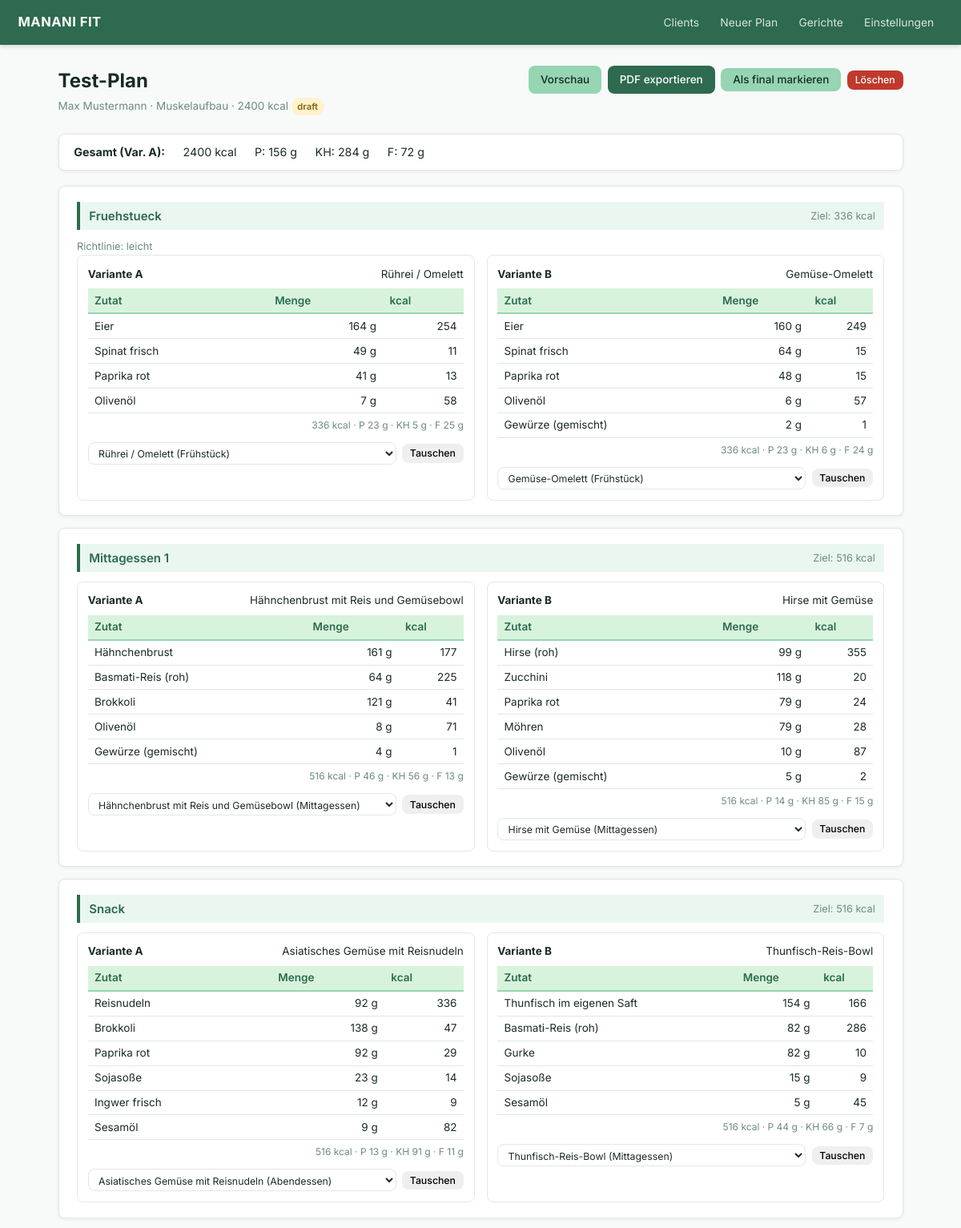
The app's page /plans/1/edit (upper part) with its own data.
### models.py (models this page shows, shortened)
class MealPlan(db.Model):
    __tablename__ = "meal_plans"
    __allow_unmapped__ = True
    id: int = db.Column(db.Integer, primary_key=True)
    client_id: int = db.Column(db.Integer, db.ForeignKey("clients.id"), nullable=False)
    name: str = db.Column(db.String(200), nullable=False)
    date_created: datetime = db.Column(db.DateTime, default=datetime.utcnow)
    date_modified: datetime = db.Column(
        db.DateTime, default=datetime.utcnow, onupdate=datetime.utcnow
    )
    kcal_target: int = db.Column(db.Integer, nullable=False)
    n_meals: int = db.Column(db.Integer, nullable=False, default=3)
    goal: str = db.Column(db.String(30), nullable=False)
    notes: str | None = db.Column(db.Text)
    status: str = db.Column(db.String(10), default="draft")
    include_supplements: bool = db.Column(db.Boolean, default=False)
    client = db.relationship("Client", back_populates="plans")
    meal_slots = db.relationship(
        "MealSlot",
        back_populates="plan",
        order_by="MealSlot.position",
        cascade="all, delete-orphan",
    )

class Client(db.Model):
    __tablename__ = "clients"
    __allow_unmapped__ = True
    id: int = db.Column(db.Integer, primary_key=True)
    name: str = db.Column(db.String(120), nullable=False)
    email: str | None = db.Column(db.String(200))
    phone: str | None = db.Column(db.String(50))
    birthdate: date | None = db.Column(db.Date)
    gender: str | None = db.Column(db.String(20))
    weight_kg: float | None = db.Column(db.Float)
    height_cm: float | None = db.Column(db.Float)
    goal: str = db.Column(db.String(30), nullable=False, default="Halten")
    restrictions_text: str | None = db.Column(db.Text)
    restriction_tags: str = db.Column(db.Text, default="[]")
    created_at: datetime = db.Column(db.DateTime, default=datetime.utcnow)
    updated_at: datetime = db.Column(
        db.DateTime, default=datetime.utcnow, onupdate=datetime.utcnow
    )
    is_archived: bool = db.Column(db.Boolean, default=False)
    plans = db.relationship("MealPlan", back_populates="client", lazy="dynamic")

class MealSlot(db.Model):
    __tablename__ = "meal_slots"
    __allow_unmapped__ = True
    id: int = db.Column(db.Integer, primary_key=True)
    plan_id: int = db.Column(
        db.Integer, db.ForeignKey("meal_plans.id"), nullable=False
    )
    position: int = db.Column(db.Integer, nullable=False)
    label: str | None = db.Column(db.String(100))
    kcal_target: float = db.Column(db.Float, nullable=False)
    guidelines_text: str | None = db.Column(db.String(200))
    variant_a_dish_id: int | None = db.Column(db.Integer, db.ForeignKey("dishes.id"))
    variant_b_dish_id: int | None = db.Column(db.Integer, db.ForeignKey("dishes.id"))
    plan = db.relationship("MealPlan", back_populates="meal_slots")
    variant_a_dish = db.relationship("Dish", foreign_keys=[variant_a_dish_id])
    variant_b_dish = db.relationship("Dish", foreign_keys=[variant_b_dish_id])
    scaled_ingredients = db.relationship(
        "PlanDishIngredient",
        back_populates="meal_slot",
        cascade="all, delete-orphan",
    )

class Dish(db.Model):
    __tablename__ = "dishes"
    __allow_unmapped__ = True
    id: int = db.Column(db.Integer, primary_key=True)
    name: str = db.Column(db.String(200), nullable=False)
    category: str = db.Column(db.String(30), nullable=False)
    description: str | None = db.Column(db.Text)
    tags: str = db.Column(db.Text, default="[]")
    is_custom: bool = db.Column(db.Boolean, default=False)
    is_active: bool = db.Column(db.Boolean, default=True)
    dish_ingredients = db.relationship(
        "DishIngredient",
        back_populates="dish",
        cascade="all, delete-orphan",
    )

class PlanDishIngredient(db.Model):
    __tablename__ = "plan_dish_ingredients"
    __allow_unmapped__ = True
    id: int = db.Column(db.Integer, primary_key=True)
    meal_slot_id: int = db.Column(
        db.Integer, db.ForeignKey("meal_slots.id"), nullable=False
    )
    variant: str = db.Column(db.String(1), nullable=False)
    food_item_id: int = db.Column(
        db.Integer, db.ForeignKey("food_items.id"), nullable=False
    )
    amount_g: float = db.Column(db.Float, nullable=False)
    kcal: float = db.Column(db.Float, nullable=False)
    protein_g: float = db.Column(db.Float, nullable=False)
    carbs_g: float = db.Column(db.Float, nullable=False)
    fat_g: float = db.Column(db.Float, nullable=False)
    meal_slot = db.relationship("MealSlot", back_populates="scaled_ingredients")
    food_item = db.relationship("FoodItem")

class FoodItem(db.Model):
    __tablename__ = "food_items"
    __allow_unmapped__ = True
    id: int = db.Column(db.Integer, primary_key=True)
    name: str = db.Column(db.String(200), nullable=False)
    kcal_per_100g: float = db.Column(db.Float, nullable=False)
    protein_per_100g: float = db.Column(db.Float, nullable=False, default=0.0)
    carbs_per_100g: float = db.Column(db.Float, nullable=False, default=0.0)
    fat_per_100g: float = db.Column(db.Float, nullable=False, default=0.0)
    allergens: str = db.Column(db.Text, default="[]")
    is_supplement: bool = db.Column(db.Boolean, default=False)
    is_active: bool = db.Column(db.Boolean, default=True)

### app.py (the view)
    @app.route("/plans/<int:plan_id>/edit")
    def plans_edit(plan_id: int):
        plan = MealPlan.query.get_or_404(plan_id)
        all_dishes = Dish.query.filter_by(is_active=True).order_by(Dish.name).all()
        slot_macros = {
            slot.id: {
                "A": get_slot_macros(slot, "A"),
                "B": get_slot_macros(slot, "B"),
            }
            for slot in plan.meal_slots
        }
        total_macros = get_plan_total_macros(plan, "A")
        return render_template(
            "plans/editor.html",
            plan=plan,
            all_dishes=all_dishes,
            slot_macros=slot_macros,
            total_macros=total_macros,
        )

### planner.py (called while the page is built)
def get_slot_macros(slot: MealSlot, variant: str) -> MacroSplit:
    ings = [i for i in slot.scaled_ingredients if i.variant == variant]
    return MacroSplit(
        kcal=round(sum(i.kcal for i in ings), 1),
        protein_g=round(sum(i.protein_g for i in ings), 1),
        carbs_g=round(sum(i.carbs_g for i in ings), 1),
        fat_g=round(sum(i.fat_g for i in ings), 1),
    )

def get_plan_total_macros(plan: MealPlan, variant: str = "A") -> MacroSplit:
    totals = MacroSplit(kcal=0.0, protein_g=0.0, carbs_g=0.0, fat_g=0.0)
    for slot in plan.meal_slots:
        m = get_slot_macros(slot, variant)
        totals.kcal += m.kcal
        totals.protein_g += m.protein_g
        totals.carbs_g += m.carbs_g
        totals.fat_g += m.fat_g
    totals.kcal = round(totals.kcal, 1)
    totals.protein_g = round(totals.protein_g, 1)
    totals.carbs_g = round(totals.carbs_g, 1)
    totals.fat_g = round(totals.fat_g, 1)
    return totals

### templates/plans/editor.html (shortened to what this page needs)
{% extends "base.html" %}
{% block content %}
<div class="page-header">
  <div>
    <h1>{{ plan.name }}</h1>
    <p class="subtitle">{{ plan.client.name }} · {{ plan.goal }} · {{ plan.kcal_target }} kcal
      <span class="badge badge--{{ plan.status }}">{{ plan.status }}</span>
    </p>
  </div>
  <div class="header-actions">
    <a href="{{ url_for('plans_preview', plan_id=plan.id) }}" class="btn btn--secondary" target="_blank">Vorschau</a>
    <a href="{{ url_for('plans_pdf', plan_id=plan.id) }}" class="btn btn--primary">PDF exportieren</a>
    {% if plan.status == 'draft' %}
      <form method="post" action="{{ url_for('plans_finalize', plan_id=plan.id) }}" style="display:inline">
        <button type="submit" class="btn btn--secondary">Als final markieren</button>
      </form>
    {% endif %}
    <form method="post" action="{{ url_for('plans_delete', plan_id=plan.id) }}" style="display:inline"
          onsubmit="return confirm('Plan wirklich löschen?')">
      <button type="submit" class="btn btn--danger btn--sm">Löschen</button>
    </form>
  </div>
</div>
<div class="card macro-bar">
  <span><strong>Gesamt (Var. A):</strong></span>
  <span>{{ total_macros.kcal|round|int }} kcal</span>
  <span>P: {{ total_macros.protein_g|round|int }} g</span>
  <span>KH: {{ total_macros.carbs_g|round|int }} g</span>
  <span>F: {{ total_macros.fat_g|round|int }} g</span>
</div>
{% for slot in plan.meal_slots %}
  {% set ma = slot_macros[slot.id]['A'] %}
  {% set mb = slot_macros[slot.id]['B'] %}
  <div class="card meal-editor">
    <h3 class="meal-editor-title">
      {{ slot.label or 'Mahlzeit ' ~ slot.position }}
      <span class="meal-kcal">Ziel: {{ slot.kcal_target|round|int }} kcal</span>
    </h3>
    {% if slot.guidelines_text %}
      <p class="hint">Richtlinie: {{ slot.guidelines_text }}</p>
    {% endif %}
    <div class="variants-editor-grid">
      <div class="variant-editor">
        <div class="variant-header">
          <strong>Variante A</strong>
          {% if slot.variant_a_dish %}
            <span>{{ slot.variant_a_dish.name }}</span>
          {% endif %}
        </div>
        {% if slot.variant_a_dish %}
          <table class="data-table data-table--compact">
            <thead><tr><th>Zutat</th><th>Menge</th><th>kcal</th></tr></thead>
            <tbody>
              {% for ing in slot.scaled_ingredients if ing.variant == 'A' %}
              <tr>
                <td>{{ ing.food_item.name }}</td>
                <td class="text-right">{{ ing.amount_g|round|int }} g</td>
                <td class="text-right">{{ ing.kcal|round|int }}</td>
              </tr>
              {% endfor %}
            </tbody>
          </table>
          <p class="slot-macros">{{ ma.kcal|round|int }} kcal · P {{ ma.protein_g|round|int }} g · KH {{ ma.carbs_g|round|int }} g · F {{ ma.fat_g|round|int }} g</p>
        {% else %}
          <p class="empty-hint">Kein Gericht zugeordnet.</p>
        {% endif %}
        <form method="post" action="{{ url_for('plans_swap_variant', plan_id=plan.id) }}" class="swap-form">
          <select name="new_dish_id" class="select-compact">
            {% for d in all_dishes %}
              <option value="{{ d.id }}" {% if slot.variant_a_dish_id == d.id %}selected{% endif %}>
                {{ d.name }} ({{ d.category|category_label }})
              </option>
            {% endfor %}
          </select>
          <button type="submit" class="btn btn--sm">Tauschen</button>
        </form>
      </div>
      <div class="variant-editor">
        <div class="variant-header">
          <strong>Variante B</strong>
          {% if slot.variant_b_dish %}
            <span>{{ slot.variant_b_dish.name }}</span>
          {% endif %}
        </div>
        {% if slot.variant_b_dish %}
          <table class="data-table data-table--compact">
            <thead><tr><th>Zutat</th><th>Menge</th><th>kcal</th></tr></thead>
            <tbody>
              {% for ing in slot.scaled_ingredients if ing.variant == 'B' %}
              <tr>
                <td>{{ ing.food_item.name }}</td>
                <td class="text-right">{{ ing.amount_g|round|int }} g</td>
                <td class="text-right">{{ ing.kcal|round|int }}</td>
              </tr>
              {% endfor %}
            </tbody>
          </table>
          <p class="slot-macros">{{ mb.kcal|round|int }} kcal · P {{ mb.protein_g|round|int }} g · KH {{ mb.carbs_g|round|int }} g · F {{ mb.fat_g|round|int }} g</p>
        {% else %}
          <p class="empty-hint">Kein Gericht zugeordnet.</p>
        {% endif %}
        <form method="post" action="{{ url_for('plans_swap_variant', plan_id=plan.id) }}" class="swap-form">
          <select name="new_dish_id" class="select-compact">
            {% for d in all_dishes %}
              <option value="{{ d.id }}" {% if slot.variant_b_dish_id == d.id %}selected{% endif %}>
                {{ d.name }} ({{ d.category|category_label }})
              </option>
            {% endfor %}
          </select>
          <button type="submit" class="btn btn--sm">Tauschen</button>
        </form>
      </div>
    </div>
  </div>
{% endfor %}
{% endblock %}

### static/css/app.css (style rules this page uses)
:root { --primary: #2D6A4F; --primary-light: #40916C; --secondary: #95D5B2; --secondary-light: #D8F3DC; --bg: #F8FAF9; --surface: #FFFFFF; --border: #E0E8E4; --text: #1A2B24; --text-muted: #6B8C7D; --danger: #C0392B; --warning: #E67E22; --success: #27AE60; --radius: 8px; --shadow: 0 1px 4px rgba(0,0,0,.08); --nav-h: 56px; }
*, *::before, *::after { box-sizing: border-box; margin: 0; padding: 0; }
html { font-size: 15px; }
body { font-family: 'Inter', system-ui, sans-serif; background: var(--bg); color: var(--text); line-height: 1.55; min-height: 100vh; }
a { color: var(--primary); text-decoration: none; }
.page-header { display: flex; align-items: flex-start; justify-content: space-between; gap: 1rem; margin-bottom: 1.5rem; flex-wrap: wrap; }
.page-header h1 { font-size: 1.6rem; font-weight: 700; color: var(--text); }
.subtitle { color: var(--text-muted); font-size: .9rem; margin-top: .15rem; }
.header-actions { display: flex; gap: .5rem; flex-wrap: wrap; align-items: center; }
.btn { display: inline-flex; align-items: center; gap: .35rem; padding: .45rem 1rem; border-radius: var(--radius); border: none; cursor: pointer; font-size: .9rem; font-weight: 500; font-family: inherit; transition: filter .15s, opacity .15s; text-decoration: none !important; white-space: nowrap; }
.btn--primary { background: var(--primary); color: white; }
.btn--secondary { background: var(--secondary); color: var(--text); }
.btn--danger { background: var(--danger); color: white; }
.btn--sm { padding: .28rem .65rem; font-size: .82rem; }
.card { background: var(--surface); border: 1px solid var(--border); border-radius: var(--radius); padding: 1.25rem 1.5rem; box-shadow: var(--shadow); margin-bottom: 1.25rem; }
.data-table { width: 100%; border-collapse: collapse; font-size: .9rem; }
.data-table th { background: var(--secondary-light); color: var(--primary); font-weight: 600; text-align: left; padding: .55rem .8rem; border-bottom: 2px solid var(--secondary); }
.data-table td { padding: .5rem .8rem; border-bottom: 1px solid var(--border); vertical-align: middle; }
.data-table--compact td, .data-table--compact th { padding: .3rem .55rem; }
.text-right { text-align: right; }
input[type="text"], input[type="email"], input[type="number"], input[type="date"], input[type="file"], select, textarea { border: 1px solid var(--border); border-radius: var(--radius); padding: .45rem .7rem; font-size: .9rem; font-family: inherit; color: var(--text); background: white; width: 100%; transition: border-color .15s; }
.badge { display: inline-block; padding: .15rem .5rem; border-radius: 99px; font-size: .75rem; font-weight: 600; background: var(--secondary); color: var(--primary); }
.badge--draft { background: #FFF3CD; color: #856404; }
.macro-bar { display: flex; gap: 1.5rem; align-items: center; padding: .75rem 1.25rem; font-size: .95rem; flex-wrap: wrap; }
.meal-editor { margin-bottom: 1rem; }
.meal-editor-title { font-size: 1rem; font-weight: 600; display: flex; justify-content: space-between; align-items: center; margin-bottom: .75rem; color: var(--primary); border-left: 4px solid var(--primary); background: color-mix(in srgb, var(--secondary) 20%, transparent); padding: .4rem .75rem; }
.meal-kcal { font-size: .85rem; font-weight: 400; color: var(--text-muted); }
.variants-editor-grid { display: grid; grid-template-columns: 1fr 1fr; gap: 1rem; }
.variant-editor { border: 1px solid var(--border); border-radius: var(--radius); padding: .85rem; background: white; }
.variant-header { display: flex; justify-content: space-between; align-items: baseline; gap: .5rem; margin-bottom: .5rem; font-size: .9rem; }
.swap-form { display: flex; gap: .5rem; align-items: center; margin-top: .75rem; flex-wrap: wrap; }
.select-compact { font-size: .82rem; padding: .3rem .55rem; flex: 1; min-width: 0; }
.slot-macros { font-size: .8rem; color: var(--text-muted); text-align: right; margin-top: .4rem; }
.hint { color: var(--text-muted); font-size: .85rem; }

### records on screen
MealPlan: name "Test-Plan", goal "Muskelaufbau", kcal_target "2400", status "draft"
Client: client.name "Max Mustermann"
MealSlot: label "Fruehstueck", kcal_target "336", guidelines_text "leicht", variant_a_dish.name "Rührei / Omelett", kcal "336", protein_g "23", carbs_g "5", fat_g "25", new_dish_id "Rührei / Omelett (Frühstück)", variant_b_dish.name "Gemüse-Omelett", carbs_g "6", fat_g "24", new_dish_id "Gemüse-Omelett (Frühstück)"
PlanDishIngredient: food_item.name "Eier", amount_g "164", kcal "254"
PlanDishIngredient: food_item.name "Spinat frisch", amount_g "49", kcal "11"
PlanDishIngredient: food_item.name "Paprika rot", amount_g "41", kcal "13"
PlanDishIngredient: food_item.name "Olivenöl", amount_g "7", kcal "58"
PlanDishIngredient: food_item.name "Eier", amount_g "160", kcal "249"
PlanDishIngredient: food_item.name "Spinat frisch", amount_g "64", kcal "15"
PlanDishIngredient: food_item.name "Paprika rot", amount_g "48", kcal "15"
PlanDishIngredient: food_item.name "Olivenöl", amount_g "6", kcal "57"
PlanDishIngredient: food_item.name "Gewürze (gemischt)", amount_g "2", kcal "1"
MealSlot: label "Mittagessen 1", kcal_target "516", variant_a_dish.name "Hähnchenbrust mit Reis und Gemüsebowl", kcal "516", protein_g "46", carbs_g "56", fat_g "13", new_dish_id "Hähnchenbrust mit Reis und Gemüsebowl (Mittagessen)", variant_b_dish.name "Hirse mit Gemüse", protein_g "14", carbs_g "85", fat_g "15", new_dish_id "Hirse mit Gemüse (Mittagessen)"
PlanDishIngredient: food_item.name "Hähnchenbrust", amount_g "161", kcal "177"
PlanDishIngredient: food_item.name "Basmati-Reis (roh)", amount_g "64", kcal "225"
PlanDishIngredient: food_item.name "Brokkoli", amount_g "121", kcal "41"
PlanDishIngredient: food_item.name "Olivenöl", amount_g "8", kcal "71"
PlanDishIngredient: food_item.name "Gewürze (gemischt)", amount_g "4", kcal "1"
PlanDishIngredient: food_item.name "Hirse (roh)", amount_g "99", kcal "355"
PlanDishIngredient: food_item.name "Zucchini", amount_g "118", kcal "20"
PlanDishIngredient: food_item.name "Paprika rot", amount_g "79", kcal "24"
PlanDishIngredient: food_item.name "Möhren", amount_g "79", kcal "28"
PlanDishIngredient: food_item.name "Olivenöl", amount_g "10", kcal "87"
PlanDishIngredient: food_item.name "Gewürze (gemischt)", amount_g "5", kcal "2"
MealSlot: label "Snack", kcal_target "516", variant_a_dish.name "Asiatisches Gemüse mit Reisnudeln", kcal "516", protein_g "13", carbs_g "91", fat_g "11", new_dish_id "Asiatisches Gemüse mit Reisnudeln (Abendessen)", variant_b_dish.name "Thunfisch-Reis-Bowl", protein_g "44", carbs_g "66", fat_g "7", new_dish_id "Thunfisch-Reis-Bowl (Mittagessen)"
PlanDishIngredient: food_item.name "Reisnudeln", amount_g "92", kcal "336"
PlanDishIngredient: food_item.name "Brokkoli", amount_g "138", kcal "47"
PlanDishIngredient: food_item.name "Paprika rot", amount_g "92", kcal "29"
PlanDishIngredient: food_item.name "Sojasoße", amount_g "23", kcal "14"
PlanDishIngredient: food_item.name "Ingwer frisch", amount_g "12", kcal "9"
PlanDishIngredient: food_item.name "Sesamöl", amount_g "9", kcal "82"
PlanDishIngredient: food_item.name "Thunfisch im eigenen Saft", amount_g "154", kcal "166"
PlanDishIngredient: food_item.name "Basmati-Reis (roh)", amount_g "82", kcal "286"
PlanDishIngredient: food_item.name "Gurke", amount_g "82", kcal "10"
PlanDishIngredient: food_item.name "Sojasoße", amount_g "15", kcal "9"
PlanDishIngredient: food_item.name "Sesamöl", amount_g "5", kcal "45"

### other values on screen
{{ total_macros.kcal|round|int }} "2400"
{{ total_macros.protein_g|round|int }} "156"
{{ total_macros.carbs_g|round|int }} "284"
{{ total_macros.fat_g|round|int }} "72"
